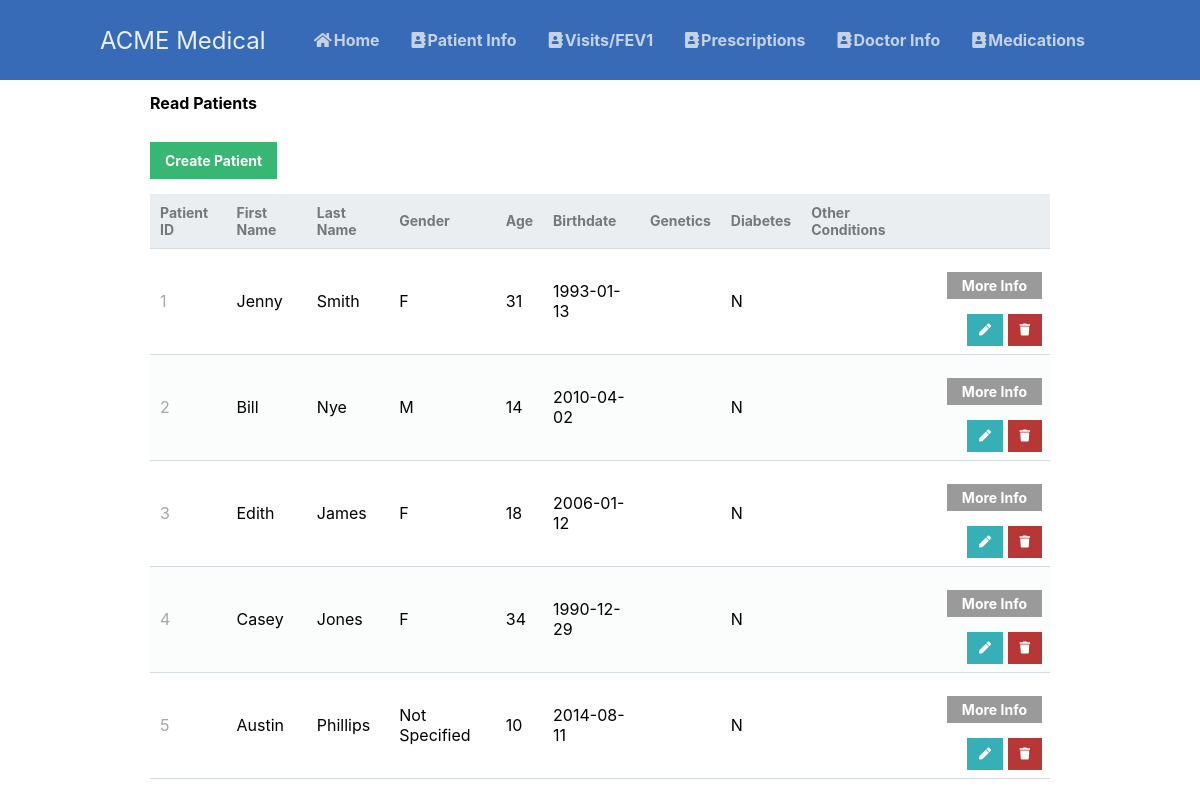
Page /scripts/patient_table/patientRead.php on the earlier database version.
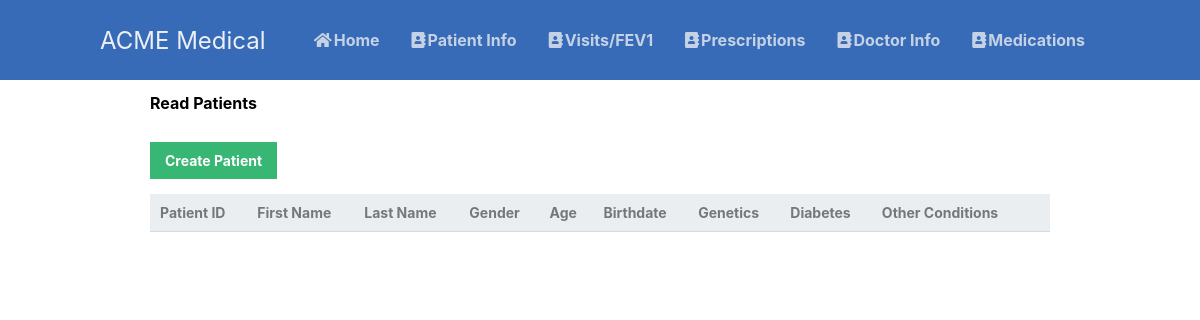
Same page on the later database version.
### tables this page shows
CREATE TABLE patients
(patient_id INT AUTO_INCREMENT NOT NULL,
first_name VARCHAR(50) NOT NULL,
last_name VARCHAR(50) NOT NULL,
gender VARCHAR(30) NOT NULL,
birthdate DATE NOT NULL,
genetics VARCHAR(1000),
diabetes VARCHAR(5) NOT NULL,
other_conditions VARCHAR(1000),
PRIMARY KEY (patient_id));

### scripts/patient_table/patientRead.php (the view, shortened to what this page needs)
<?php
@include_once (APP_ROOT.APP_FOLDER_NAME . '/scripts/functions.php');
$pdo = pdo_connect_mysql();
$page = isset($_GET['page']) && is_numeric($_GET['page']) ? (int)$_GET['page'] : 1;
$records_per_page = 5;
$stmt = $pdo->prepare('SELECT *, YEAR(CURRENT_DATE) - YEAR(birthdate) AS age FROM patients ORDER BY patient_id LIMIT :current_page, :record_per_page');
$stmt->bindValue(':current_page', ($page-1)*$records_per_page, PDO::PARAM_INT);
$stmt->bindValue(':record_per_page', $records_per_page, PDO::PARAM_INT);
$stmt->execute();
$patients = $stmt->fetchAll(PDO::FETCH_ASSOC);
?>
<?=template_header('Read')?>
<div class="content read">
    <h2>Read Patients</h2>
    <a href="patientCreate.php" class="create-contact">Create Patient</a>
    <table>
        <thead>
            <tr>
                <td>Patient ID</td>
                <td>First Name</td>
                <td>Last Name</td>
                <td>Gender</td>
                <td>Age</td>
                <td>Birthdate</td>
                <td>Genetics</td>
                <td>Diabetes</td>
                <td>Other Conditions</td>
                <td></td>
            </tr>
        </thead>
        <tbody>
            <?php foreach ($patients as $patient): ?>
            <tr>
                <td><?=$patient['patient_id']?></td>
                <td><?=$patient['first_name']?></td>
                <td><?=$patient['last_name']?></td>
                <td><?=$patient['gender']?></td>
                <td><?=$patient['age']?></td>
                <td><?=$patient['birthdate']?></td>
                <td><?=$patient['genetics']?></td>
                <td><?=$patient['diabetes']?></td>
                <td><?=$patient['other_conditions']?></td>
                <td class="actions">
                    <a href="patientMoreInfo.php?patient_id=<?=$patient['patient_id']?>" id="moreinfo">More Info</a>
                    <a href="patientUpdate.php?patient_id=<?=$patient['patient_id']?>" class="edit"><i class="fas fa-pen fa-xs"></i></a>
                    <a href="patientDelete.php?patient_id=<?=$patient['patient_id']?>" class="trash"><i class="fas fa-trash fa-xs"></i></a>
                </td>
            </tr>
            <?php endforeach; ?>
        </tbody>
    </table>
</div>
<?=template_footer()?>

### scripts/functions.php (shortened to what this page needs)
<?php
function template_header($title) {
    echo'
    <!DOCTYPE html>
    <html>
	   <head>
		<meta charset="utf-8">
		<title>Scrum Project</title>
		<link href="'.WEB_ROOT.APP_FOLDER_NAME.'/styles/style.css" rel="stylesheet" type="text/css">
		<link rel="stylesheet" href="https://cdnjs.cloudflare.com/ajax/libs/font-awesome/6.0.0-beta3/css/all.min.css">
		<link rel="stylesheet" href="https://use.fontawesome.com/releases/v5.7.1/css/all.css">
	   </head>
	   <body>
            <nav class="navtop">
    	       <div>
    		      <h1>ACME Medical</h1>
                  <a href="'.WEB_ROOT.APP_FOLDER_NAME.'/scripts/landingPage.php"><i class="fas fa-home"></i>Home</a>
    		      <a href="'.WEB_ROOT.APP_FOLDER_NAME.'/scripts/patient_table/patientRead.php"><i class="fas fa-address-book"></i>Patient Info</a>
			      <a href="'.WEB_ROOT.APP_FOLDER_NAME.'/scripts/visit_table/visitRead.php"><i class="fas fa-address-book"></i>Visits/FEV1</a>
    		      <a href="'.WEB_ROOT.APP_FOLDER_NAME.'/scripts/prescription_table/prescriptionRead.php"><i class="fas fa-address-book"></i>Prescriptions</a>
    		      <a href="'.WEB_ROOT.APP_FOLDER_NAME.'/scripts/doctor_table/doctorRead.php"><i class="fas fa-address-book"></i>Doctor Info</a>
				  <a href="'.WEB_ROOT.APP_FOLDER_NAME.'/scripts/medication_table/medicationRead.php"><i class="fas fa-address-book"></i>Medications</a>
    	       </div>
            </nav>
';
}
function template_footer() {
echo <<<EOT
    </body>
</html>
EOT;
}
?>

### styles/style.css (style rules this page uses)
* { box-sizing: border-box; font-family: -apple-system, BlinkMacSystemFont, "segoe ui", roboto, oxygen, ubuntu, cantarell, "fira sans", "droid sans", "helvetica neue", Arial, sans-serif; font-size: 16px; -webkit-font-smoothing: antialiased; -moz-osx-font-smoothing: grayscale; }
body { background-color: #FFFFFF; margin: 0; }
.navtop { background-color: #376ab7; height: 80px; width: 100%; border: 0; display: flex; justify-content: space-between; align-items: center; padding: 20px; }
.navtop div { display: flex; margin: 0 auto; width: 1000px; height: 100%; }
.navtop div h1, .navtop div a { display: inline-flex; align-items: center; }
.navtop div h1 { flex: 1; font-size: 24px; padding: 0; margin: 0; color: #ecf0f6; font-weight: normal; }
.navtop div a { padding: 0 15px; text-decoration: none; color: #c5d2e5; font-weight: bold; }
.navtop div a i { padding: 2px; }
.content { width: 75%; margin: 0 auto; }
.read .create-contact { display: inline-block; text-decoration: none; background-color: #38b673; font-weight: bold; font-size: 14px; color: #FFFFFF; padding: 10px 15px; margin: 15px 0; }
.read table { width: 100%; padding-top: 30px; border-collapse: collapse; }
.read table thead { background-color: #ebeef1; border-bottom: 1px solid #d3dae0; }
.read table thead td { padding: 10px; font-weight: bold; color: #767779; font-size: 14px; }
.read table tbody tr { border-bottom: 1px solid #d3dae0; }
.read table tbody tr:nth-child(even) { background-color: #fbfcfc; }
.read table tbody tr td { padding: 10px; }
.read table tbody tr td:nth-child(1) { color: #a5a7a9; }
.read table tbody tr td.actions { padding: 8px; text-align: right; }
.read table tbody tr td.actions .edit, .read table tbody tr td.actions .trash { display: inline-flex; text-align: right; text-decoration: none; color: #FFFFFF; padding: 10px 12px; }
#moreinfo { display: inline-block; text-decoration: none; background-color: #9a9a9a; font-weight: bold; font-size: 14px; color: #FFFFFF; padding: 5px 15px; margin: 15px 0; }
.read table tbody tr td.actions .trash { background-color: #b73737; }
.read table tbody tr td.actions .edit { background-color: #37afb7; }

Differences in the rows shown:
removed patients: patient_id "1", first_name "Jenny", last_name "Smith", gender "F", age "31", birthdate "1993-01-13", diabetes "N"
removed patients: patient_id "2", first_name "Bill", last_name "Nye", gender "M", age "14", birthdate "2010-04-02", diabetes "N"
removed patients: patient_id "3", first_name "Edith", last_name "James", gender "F", age "18", birthdate "2006-01-12", diabetes "N"
removed patients: patient_id "4", first_name "Casey", last_name "Jones", gender "F", age "34", birthdate "1990-12-29", diabetes "N"
removed patients: patient_id "5", first_name "Austin", last_name "Phillips", gender "Not Specified", age "10", birthdate "2014-08-11", diabetes "N"
